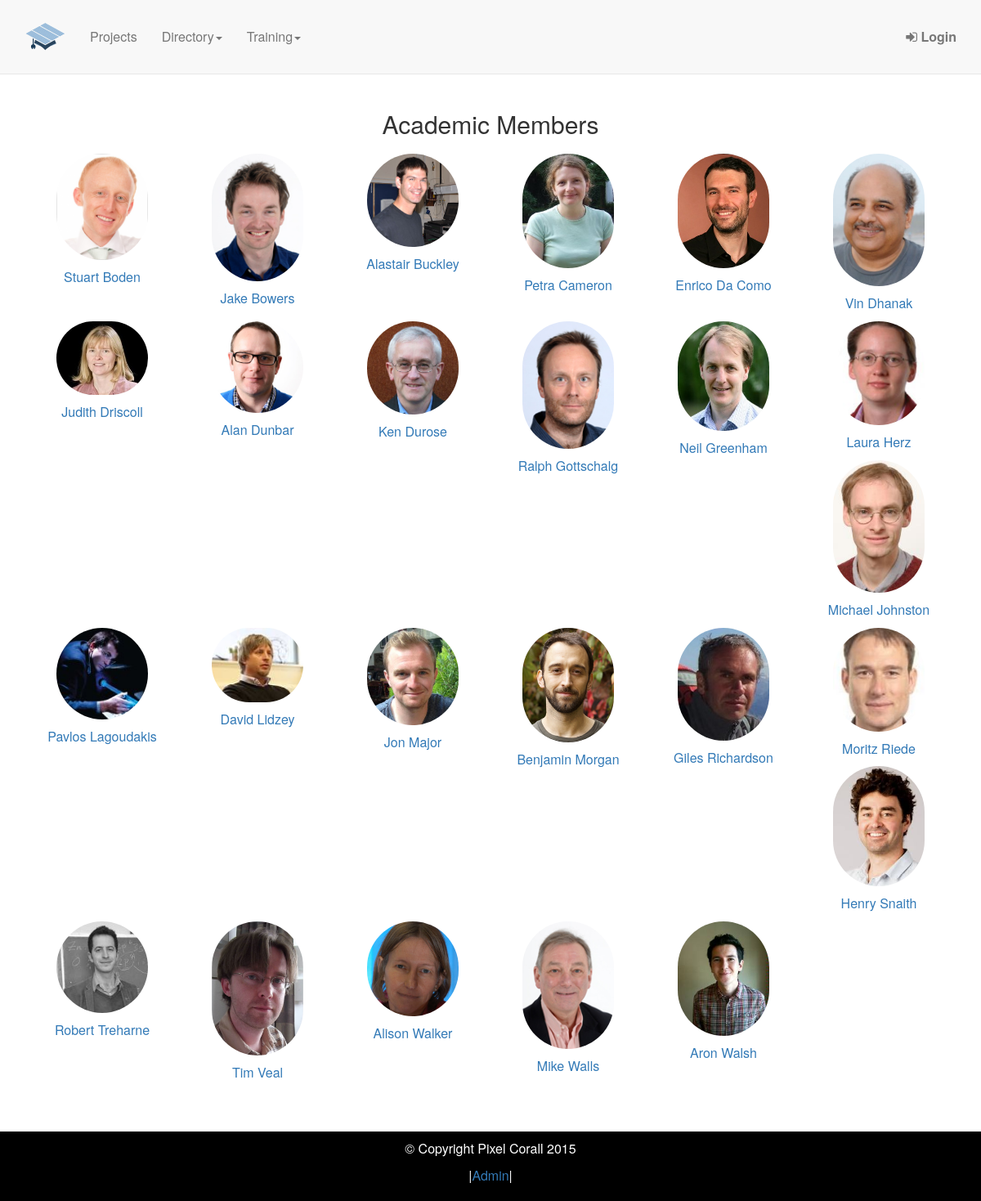
The page /directory/academics/ on the database as committed earlier.
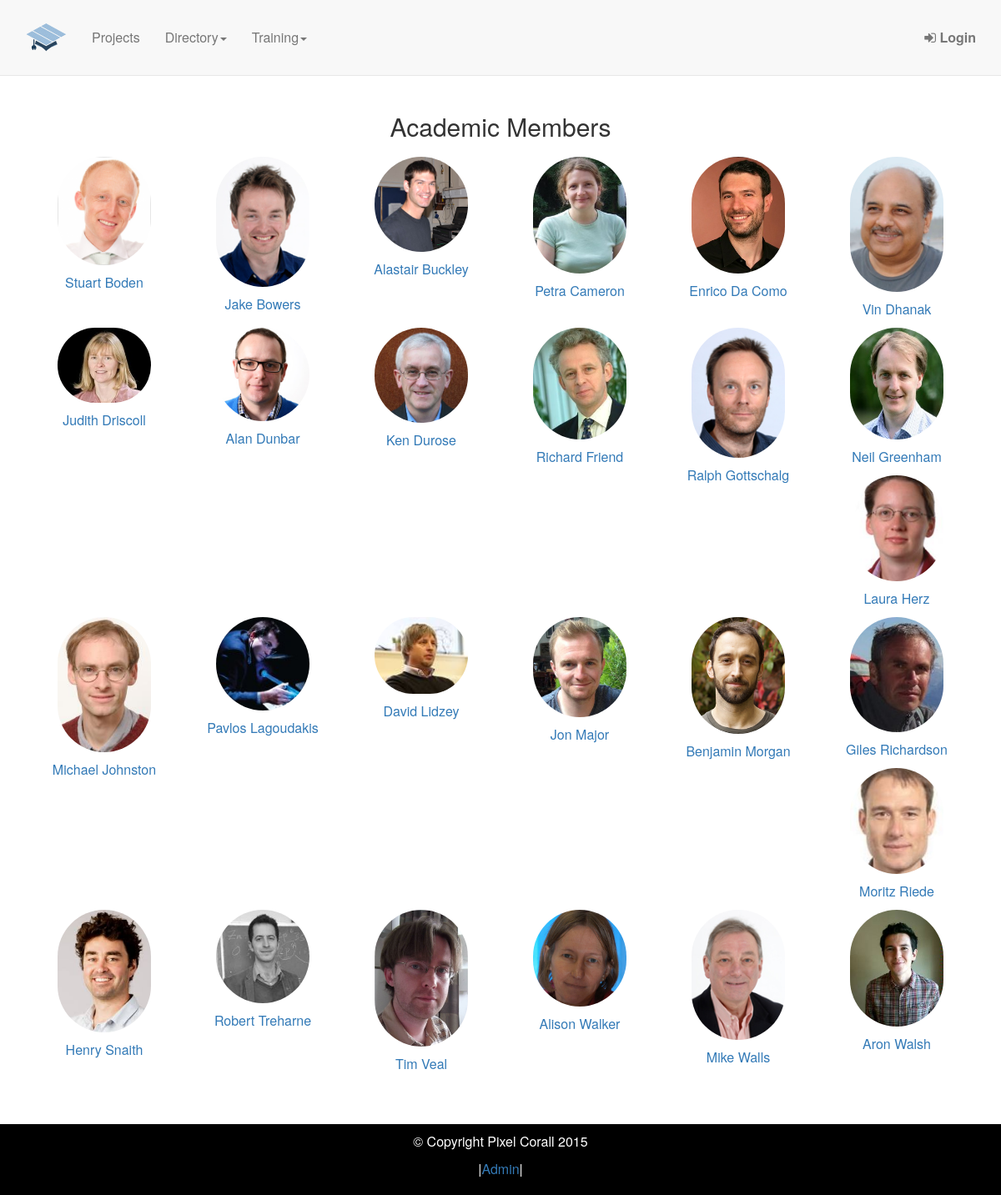
The same page on the database as committed later.
### profiles/models.py (models this page shows, shortened)
class Academic(models.Model):
    user = models.ForeignKey(User, blank=True, null=True)
    title = models.CharField(max_length=5)
    role = models.CharField(max_length= 50)
    first_name = models.CharField(max_length=128)
    last_name = models.CharField(max_length=128)
    affiliation = models.ForeignKey(Partner)
    bio = models.TextField(max_length=2000, blank=True)
    pic = ImageField(upload_to='academic_images', default='static/img/avatar.png')
    url = models.URLField(blank=True)
    twitter = models.URLField(blank=True)
    linkedIn = models.URLField(blank=True)

### cdtpv/views.py (the view)
# urls.py: url(r'^directory/academics/', 'cdtpv.views.academics', name='academics'),
def academics(request):
    academics = Academic.objects.order_by('last_name')[:]
    return render(request, 'academics.html', {'academics': academics})

### templates/academics.html
{% extends 'base.html' %}
{% load thumbnail %}
{% block content %}
<div style="padding-top: 50px;">
	<section  class="cohort-section">
        <div class="container">
            <div class="row">
                <div class="col-lg-12">
					<h2>Academic Members</h2>
					{% for academic in academics %}
					<a href="/user/profile/academic/{{academic.id}}/">
						<div style="min-height: 110px;" class="col-md-2 col-sm-3 col-xs-4">
							{% thumbnail academic.pic "150x150" crop="center" as im %}
							<img class="profile-pic" src="{{im.url}}" name="{{academic.first_name}} {{academic.last_name}}">
							<p>{{academic.first_name}} {{academic.last_name}}</p>
							{% endthumbnail %}
						</div>
				    </a>
					{% endfor %}
				</div>
			</div>
		</div>
	</section>
</div>
{% endblock %}

### templates/base.html (shortened to what this page needs)
<!DOCTYPE html>
{% load thumbnail %}
{% load static %}
<html lang="en">
<head>
    <link href="{% static 'css/bootstrap.min.css' %}" rel="stylesheet">
	<link rel="stylesheet" href="//maxcdn.bootstrapcdn.com/font-awesome/4.3.0/css/font-awesome.min.css">
    <link href="{% static  'css/scrolling-nav.css' %}" rel="stylesheet">
    <link href="{% static 'css/main.css' %}" rel="stylesheet" media="screen">
	<link href="{% static 'css/modern-business.css' %}" rel="stylesheet">
</head>
<body id="page-top" data-spy="scroll" data-target=".navbar-fixed-top">
    <nav class="navbar navbar-default navbar-fixed-top" role="navigation">
        <div class="container">
            <div class="navbar-header page-scroll">
				<a class="navbar-brand page-scroll" href="{% url 'home' %}"><img class="brand-logo" src="/static/img/logo_blue_noweb_icon.png"></a>
            </div>
            <div class="collapse navbar-collapse navbar-ex1-collapse">
                <ul class="nav navbar-nav">
                    <li>
                        <a class="page-scroll" href="">Projects</a>
                    </li>
                    <li class="dropdown">
                        <a href="#" class="dropdown-toggle" data-toggle="dropdown" role="button" aria-haspopup="true" aria-expanded="false">Directory<span class="caret"></span></a>
					</li>
                    <li class="dropdown">
                        <a href="#" class="dropdown-toggle" data-toggle="dropdown" role="button" aria-haspopup="true" aria-expanded="false">Training<span class="caret"></span></a>
					</li>
				</ul>
                <ul class="nav navbar-nav navbar-right">
		    {% if user.is_authenticated %}
			<li class="dropdown">
			    <a href="#" class="dropdown-toggle" data-toggle="dropdown" role="button" aria-haspopup="true" aria-expanded="false"><strong>{{user.username}}</strong><span class="caret"></span></a>
			    <ul class="dropdown-menu">
					<li><a href="{% url 'dashboard' %}"><i class="fa fa-user"></i> Dashboard</a></li>
					<li><a href=""><i class="fa fa-check-square-o"></i> Assessment</a></li>
					<li><a href="{% url 'logout' %}"><strong><i class="fa fa-sign-out"></i> Logout</strong></a></li>
			    </ul>
			</li>
	            {% else %}
				<li><a href="{% url 'login' %}"><strong><i class="fa fa-sign-in"></i> Login</strong></a></li>
			    </ul>
		    {% endif %}
            </div>
        </div>
    </nav>
    {% block content %}
    {% endblock %}
    <section id="footer" class="footer-section">
        <div class="container">
            <div class="row">
                <div class="col-lg-12">
					<p>&copy Copyright Pixel Corall 2015</p>
					<p>|<a href="/admin/" target="_blank">Admin</a>|</p>
                </div>
            </div>
        </div>
    </section>
</body>
</html>

### static/css/scrolling-nav.css (style rules this page uses)
body { width: 100%; height: 100%; }
html { width: 100%; height: 100%; }
@media (min-width:767px) { .navbar { padding: 20px 0; -webkit-transition: background .5s ease-in-out,padding .5s ease-in-out; -moz-transition: background .5s ease-in-out,padding .5s ease-in-out; transition: background .5s ease-in-out,padding .5s ease-in-out; } }

### static/css/main.css (style rules this page uses)
h2 { margin-bottom: 20px }
.profile-pic { width: 70%; margin-bottom: 10px; border-radius: 150px; -webkit-border-radius: 150px; -moz-border-radius: 150px; }
.footer-section { background: black; text-align:center; color: white; padding-top: 10px; padding-bottom: 10px; }
ul { padding: 0; }
.navbar-brand { padding:0px 15px; }
.navbar-brand img { height:100%; }
.cohort-section { padding-top: 15px; text-align:center; padding-bottom: 50px; }
body { padding-top:50px; text-align:justify; font-size: 1.6em; }

### static/css/modern-business.css (style rules this page uses)
html, body { height: 100%; }
body { padding-top: 50px; }

Rows that differ between the two databases and show on the page:
added Academic: shows a picture, first_name "Richard", last_name "Friend"
